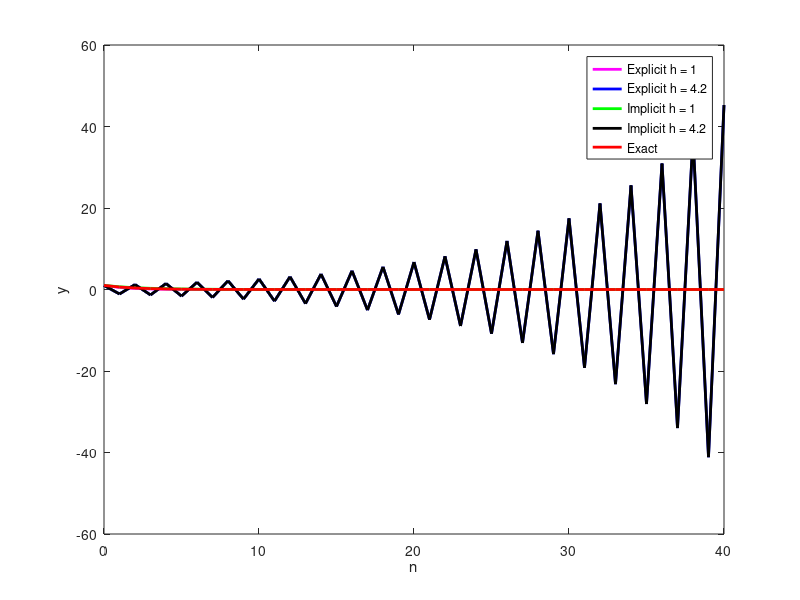

Recreate this plot in MATLAB.
%%%%%%%%%%%%%%%%%%% Problem 1 %%%%%%%%%%%%%%%%%%%%%%%%%%%%%%%%%%
h1 = 1;
h2 = 4.2;

%Explixit Euler

y_exp_h1(1) = 1;
y_exp_h2(1) = 1;

for n = 1:40
    y_exp_h1(n+1) = (1 - 0.5*h1)*y_exp_h1(n);
end

for n = 1:40
    y_exp_h2(n+1) = (1 - 0.5*h2)*y_exp_h2(n);
end

%Implicit Euler
y_imp_h1(1) = 1;
y_imp_h2(1) = 1;

for n = 1:40
    y_imp_h1(n+1) = y_imp_h1(n)/(1 + 0.5*h1);
end

for n = 1:40
    y_imp_h2(n+1) = y_imp_h2(n)/(1 + 0.5*h2);
end

%Exact Solution 
f = inline('exp(-0.5*x)', 'x');
AA = feval(f,0:40);
n = 0:40;
plot(n,y_exp_h1, 'm', 'LineWidth', 2)
hold on 
plot(n,y_exp_h2, 'b', 'LineWidth', 2)
hold on
plot(n, y_imp_h1, 'g', 'LineWidth', 2)
hold on
plot(n, y_exp_h2, 'k', 'LineWidth', 2)
hold on 
plot(n, AA, 'r', 'LineWidth', 2)
legend('Explicit h = 1','Explicit h = 4.2', 'Implicit h = 1', 'Implicit h = 4.2', 'Exact')
xlabel('n')
ylabel('y')

 












